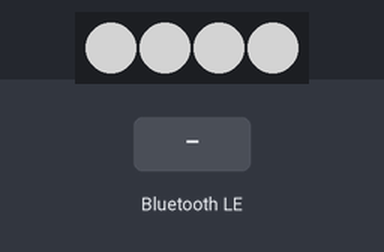
Bench run of a sketch on a simulated ESP32. Shown: 4 RGB LEDs in strip order, left to right. The test bench sets the inputs (shaded band). Dim RGB values are drawn brighter than linear; nothing arrives over Bluetooth unless stated; a phone connects over Bluetooth LE 3 s after start; what the sketch prints to the serial monitor is not drawn.

Above: at 1.2 s.
1.3 s: Bluetooth LE write "1" received
At 2.5 s:
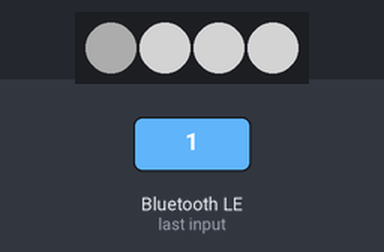
2.8 s: Bluetooth LE write "1" received
At 3.8 s:
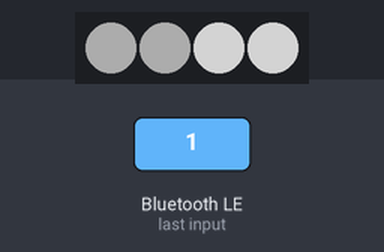
4.3 s: Bluetooth LE write "1" received
At 4.9 s:
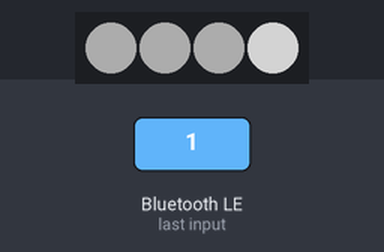
5.8 s: Bluetooth LE write "0" received
At 6.1 s:
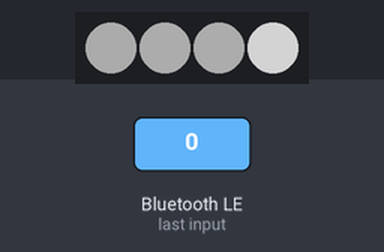
7.3 s: Bluetooth LE write "0" received
At 8.4 s:
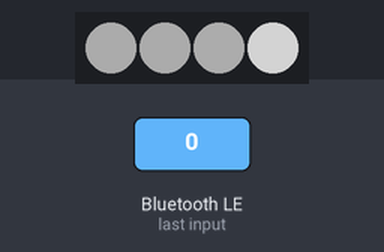
8.8 s: Bluetooth LE write "0" received
At 9.5 s:
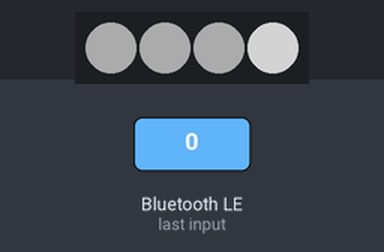
Timing chart, 0 to 11.3 s (numbered marks = the images above; inputs shaded):
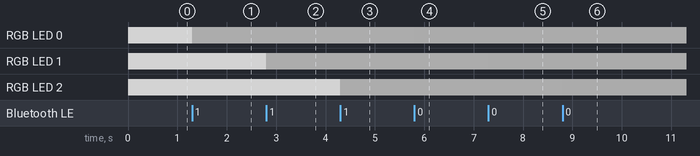

The sketch:

firmware.ino
```cpp
#include <BLEDevice.h>
#include <BLEServer.h>
#include <BLEUtils.h>
#include <NeoPixelBus.h>

#define LED_COUNT 4
#define LED_PIN 8

NeoPixelBus<NeoGrbFeature, Neo800KbpsMethod> strip(LED_COUNT, LED_PIN);

// UUID сервиса и характеристик
#define SERVICE_UUID "4fafc201-1fb5-459e-8fcc-c5c9c331914b"
#define ROOM1_UUID   "beb5483e-36d1-4b8d-9d5f-8a3b3c9d4e5f"
#define ROOM2_UUID   "9e2c4a1d-8f7b-4c6a-b5d3-2e1f0a9c8b7d"
#define ROOM3_UUID   "7a1e6b3c-5d4f-4a2e-8c9b-0d1e2f3a4b5c"
#define YARD_UUID    "3c6d9a2b-1e8f-4d7c-9b5a-6e0f8d1c7b3a"

BLECharacteristic *pRoom1Char, *pRoom2Char, *pRoom3Char, *pYardChar;

class MyCallbacks : public BLECharacteristicCallbacks {
  void onWrite(BLECharacteristic *pCharacteristic) override {
    if (pCharacteristic->getLength() == 0) return;

    uint8_t* data = (uint8_t*)pCharacteristic->getData();

    if (pCharacteristic->getLength() == 1) {
      // Режим совместимости: только яркость (белый цвет)
      uint8_t brightness = data[0];

      if (pCharacteristic == pRoom1Char) {
        strip.SetPixelColor(0, RgbColor(brightness, brightness, brightness));
      } else if (pCharacteristic == pRoom2Char) {
        strip.SetPixelColor(1, RgbColor(brightness, brightness, brightness));
      } else if (pCharacteristic == pRoom3Char) {
        strip.SetPixelColor(2, RgbColor(brightness, brightness, brightness));
      } else if (pCharacteristic == pYardChar) {
        strip.SetPixelColor(3, RgbColor(brightness, brightness, brightness));
      }
    } else if (pCharacteristic->getLength() == 3) {
      // Режим цвета: R, G, B
      uint8_t r = data[0];
      uint8_t g = data[1];
      uint8_t b = data[2];

      if (pCharacteristic == pRoom1Char) {
        strip.SetPixelColor(0, RgbColor(r, g, b));
      } else if (pCharacteristic == pRoom2Char) {
        strip.SetPixelColor(1, RgbColor(r, g, b));
      } else if (pCharacteristic == pRoom3Char) {
        strip.SetPixelColor(2, RgbColor(r, g, b));
      } else if (pCharacteristic == pYardChar) {
        strip.SetPixelColor(3, RgbColor(r, g, b));
      }
    }

    strip.Show();
  }
};

void setup() {
  Serial.begin(115200);
  Serial.println("Starting WaldorfHouse BLE (Color Version)...");

  // Инициализация BLE
  BLEDevice::init("WaldorfHouse");
  BLEServer *pServer = BLEDevice::createServer();

  BLEService *pService = pServer->createService(SERVICE_UUID);

  pRoom1Char = pService->createCharacteristic(ROOM1_UUID, BLECharacteristic::PROPERTY_WRITE);
  pRoom2Char = pService->createCharacteristic(ROOM2_UUID, BLECharacteristic::PROPERTY_WRITE);
  pRoom3Char = pService->createCharacteristic(ROOM3_UUID, BLECharacteristic::PROPERTY_WRITE);
  pYardChar = pService->createCharacteristic(YARD_UUID, BLECharacteristic::PROPERTY_WRITE);

  MyCallbacks *callbacks = new MyCallbacks();
  pRoom1Char->setCallbacks(callbacks);
  pRoom2Char->setCallbacks(callbacks);
  pRoom3Char->setCallbacks(callbacks);
  pYardChar->setCallbacks(callbacks);

  pService->start();

  BLEAdvertising *pAdvertising = pServer->getAdvertising();
  pAdvertising->start();

  Serial.println("BLE advertising started");

  // Инициализация NeoPixel
  strip.Begin();
  strip.Show(); // выключить все светодиоды

  // Установить начальные цвета (белый, 50% яркости)
  for(int i = 0; i < LED_COUNT; i++) {
    strip.SetPixelColor(i, RgbColor(127, 127, 127));
  }
  strip.Show();
}

void loop() {
  delay(2000);
}
```

Measured:
- after the input at 1.3 s, RGB LED 0: RGB(127, 127, 127) → RGB(49, 49, 49) at once
- after the input at 2.8 s, RGB LED 1: RGB(127, 127, 127) → RGB(49, 49, 49) at once
- after the input at 4.3 s, RGB LED 2: RGB(127, 127, 127) → RGB(49, 49, 49) at once
- after the input at 5.8 s, RGB LED 0: RGB(49, 49, 49) → RGB(48, 48, 48) at once
- after the input at 7.3 s, RGB LED 1: RGB(49, 49, 49) → RGB(48, 48, 48) at once
- after the input at 8.8 s, RGB LED 2: RGB(49, 49, 49) → RGB(48, 48, 48) at once
